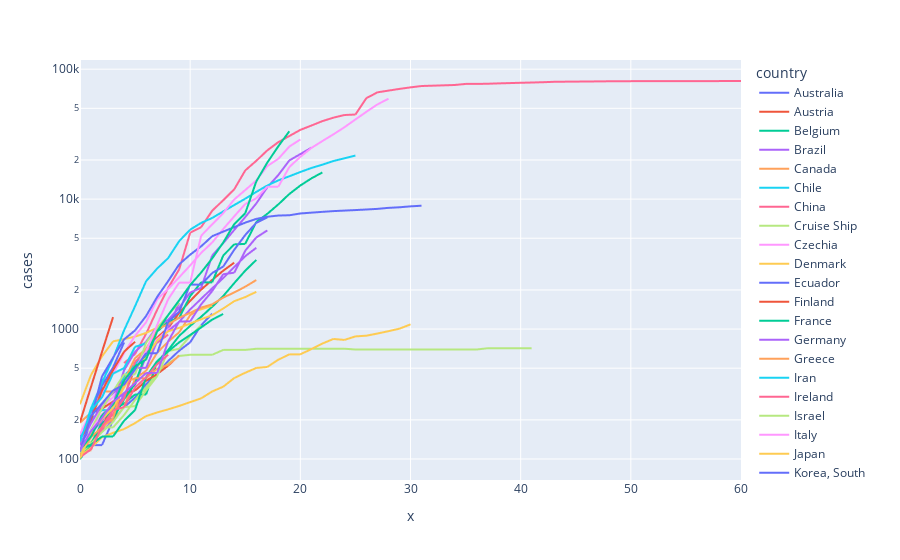

The notebook cell this image was saved under:
### Code cell
figlog = px.line(dfmelt, x=dfmelt.index, y="cases", color='country',log_y=True)
figlog.show()
figlog.write_html("infections_logscal.html")

### Figure 1 — Plotly figure (JSON) as saved in the notebook; plotly's stock layout.template omitted (floating-point values rounded to 4 significant figures)
{"data": [{"hoverlabel": {"namelength": 0}, "hovertemplate": "country=Australia<br>x=%{x}<br>cases=%{y}", "legendgroup": "Australia", "line": {"color": "#636efa", "dash": "solid"}, "mode": "lines", "name": "Australia", "showlegend": true, "type": "scattergl", "x": [0, 1, 2, 3, 4, 5, 6, 7, 8, 9, 10, 11, 12, 13, 14, 15, 16, 17, 18, 19, 20, 21, 22, 23, 24, 25, 26, 27, 28, 29, 30, 31, 32, 33, 34, 35, 36, 37, 38, 39, 40, 41, 42, 43, 44, 45, 46, 47, 48, 49, 50, 51, 52, 53, 54, 55, 56, 57, 58, 59, 60], "xaxis": "x", "y": [107, 128, 128, 200, 250, 297, 377, 452, 568, 681, 791, 1071, 1314, null, null, null, null, null, null, null, null, null, null, null, null, null, null, null, null, null, null, null, null, null, null, null, null, null, null, null, null, null, null, null, null, null, null, null, null, null, null, null, null, null, null, null, null, null, null, null, null], "yaxis": "y"}, {"hoverlabel": {"namelength": 0}, "hovertemplate": "country=Austria<br>x=%{x}<br>cases=%{y}", "legendgroup": "Austria", "line": {"color": "#EF553B", "dash": "solid"}, "mode": "lines", "name": "Austria", "showlegend": true, "type": "scattergl", "x": [0, 1, 2, 3, 4, 5, 6, 7, 8, 9, 10, 11, 12, 13, 14, 15, 16, 17, 18, 19, 20, 21, 22, 23, 24, 25, 26, 27, 28, 29, 30, 31, 32, 33, 34, 35, 36, 37, 38, 39, 40, 41, 42, 43, 44, 45, 46, 47, 48, 49, 50, 51, 52, 53, 54, 55, 56, 57, 58, 59, 60], "xaxis": "x", "y": [104, 131, 182, 246, 302, 504, 655, 860, 1018, 1332, 1646, 2013, 2388, 2814, 3244, null, null, null, null, null, null, null, null, null, null, null, null, null, null, null, null, null, null, null, null, null, null, null, null, null, null, null, null, null, null, null, null, null, null, null, null, null, null, null, null, null, null, null, null, null, null], "yaxis": "y"}, {"hoverlabel": {"namelength": 0}, "hovertemplate": "country=Belgium<br>x=%{x}<br>cases=%{y}", "legendgroup": "Belgium", "line": {"color": "#00cc96", "dash": "solid"}, "mode": "lines", "name": "Belgium", "showlegend": true, "type": "scattergl", "x": [0, 1, 2, 3, 4, 5, 6, 7, 8, 9, 10, 11, 12, 13, 14, 15, 16, 17, 18, 19, 20, 21, 22, 23, 24, 25, 26, 27, 28, 29, 30, 31, 32, 33, 34, 35, 36, 37, 38, 39, 40, 41, 42, 43, 44, 45, 46, 47, 48, 49, 50, 51, 52, 53, 54, 55, 56, 57, 58, 59, 60], "xaxis": "x", "y": [109, 169, 200, 239, 267, 314, 314, 559, 689, 886, 1058, 1243, 1486, 1795, 2257, 2815, 3401, null, null, null, null, null, null, null, null, null, null, null, null, null, null, null, null, null, null, null, null, null, null, null, null, null, null, null, null, null, null, null, null, null, null, null, null, null, null, null, null, null, null, null, null], "yaxis": "y"}, {"hoverlabel": {"namelength": 0}, "hovertemplate": "country=Brazil<br>x=%{x}<br>cases=%{y}", "legendgroup": "Brazil", "line": {"color": "#ab63fa", "dash": "solid"}, "mode": "lines", "name": "Brazil", "showlegend": true, "type": "scattergl", "x": [0, 1, 2, 3, 4, 5, 6, 7, 8, 9, 10, 11, 12, 13, 14, 15, 16, 17, 18, 19, 20, 21, 22, 23, 24, 25, 26, 27, 28, 29, 30, 31, 32, 33, 34, 35, 36, 37, 38, 39, 40, 41, 42, 43, 44, 45, 46, 47, 48, 49, 50, 51, 52, 53, 54, 55, 56, 57, 58, 59, 60], "xaxis": "x", "y": [151, 151, 162, 200, 321, 372, 621, 793, 1021, 1593, null, null, null, null, null, null, null, null, null, null, null, null, null, null, null, null, null, null, null, null, null, null, null, null, null, null, null, null, null, null, null, null, null, null, null, null, null, null, null, null, null, null, null, null, null, null, null, null, null, null, null], "yaxis": "y"}, {"hoverlabel": {"namelength": 0}, "hovertemplate": "country=Canada<br>x=%{x}<br>cases=%{y}", "legendgroup": "Canada", "line": {"color": "#FFA15A", "dash": "solid"}, "mode": "lines", "name": "Canada", "showlegend": true, "type": "scattergl", "x": [0, 1, 2, 3, 4, 5, 6, 7, 8, 9, 10, 11, 12, 13, 14, 15, 16, 17, 18, 19, 20, 21, 22, 23, 24, 25, 26, 27, 28, 29, 30, 31, 32, 33, 34, 35, 36, 37, 38, 39, 40, 41, 42, 43, 44, 45, 46, 47, 48, 49, 50, 51, 52, 53, 54, 55, 56, 57, 58, 59, 60], "xaxis": "x", "y": [108, 117, 193, 198, 252, 415, 478, 657, 800, 943, 1278, 1465, null, null, null, null, null, null, null, null, null, null, null, null, null, null, null, null, null, null, null, null, null, null, null, null, null, null, null, null, null, null, null, null, null, null, null, null, null, null, null, null, null, null, null, null, null, null, null, null, null], "yaxis": "y"}, {"hoverlabel": {"namelength": 0}, "hovertemplate": "country=Chile<br>x=%{x}<br>cases=%{y}", "legendgroup": "Chile", "line": {"color": "#19d3f3", "dash": "solid"}, "mode": "lines", "name": "Chile", "showlegend": true, "type": "scattergl", "x": [0, 1, 2, 3, 4, 5, 6, 7, 8, 9, 10, 11, 12, 13, 14, 15, 16, 17, 18, 19, 20, 21, 22, 23, 24, 25, 26, 27, 28, 29, 30, 31, 32, 33, 34, 35, 36, 37, 38, 39, 40, 41, 42, 43, 44, 45, 46, 47, 48, 49, 50, 51, 52, 53, 54, 55, 56, 57, 58, 59, 60], "xaxis": "x", "y": [155, 201, 238, 238, 434, 537, 632, null, null, null, null, null, null, null, null, null, null, null, null, null, null, null, null, null, null, null, null, null, null, null, null, null, null, null, null, null, null, null, null, null, null, null, null, null, null, null, null, null, null, null, null, null, null, null, null, null, null, null, null, null, null], "yaxis": "y"}, {"hoverlabel": {"namelength": 0}, "hovertemplate": "country=China<br>x=%{x}<br>cases=%{y}", "legendgroup": "China", "line": {"color": "#FF6692", "dash": "solid"}, "mode": "lines", "name": "China", "showlegend": true, "type": "scattergl", "x": [0, 1, 2, 3, 4, 5, 6, 7, 8, 9, 10, 11, 12, 13, 14, 15, 16, 17, 18, 19, 20, 21, 22, 23, 24, 25, 26, 27, 28, 29, 30, 31, 32, 33, 34, 35, 36, 37, 38, 39, 40, 41, 42, 43, 44, 45, 46, 47, 48, 49, 50, 51, 52, 53, 54, 55, 56, 57, 58, 59, 60], "xaxis": "x", "y": [null, null, null, null, 548, 643, 920, 1406, 2075, 2877, 5509, 6087, 8141, 9802, 11891, 16630, 19716, 23707, 27440, 30587, 34110, 36814, 39829, 42354, 44386, 44759, 59895, 66358, 68413, 70513, 72434, 74211, 74619, 75077, 75550, 77001, 77022, 77241, 77754, 78166, 78600, 78928, 79356, 79932, 80136, 80261, 80386, 80537, 80690, 80770, 80823, 80860, 80887, 80921, 80932, 80945, 80977, 81003, 81033, 81058, 81102], "yaxis": "y"}, {"hoverlabel": {"namelength": 0}, "hovertemplate": "country=Cruise Ship<br>x=%{x}<br>cases=%{y}", "legendgroup": "Cruise Ship", "line": {"color": "#B6E880", "dash": "solid"}, "mode": "lines", "name": "Cruise Ship", "showlegend": true, "type": "scattergl", "x": [0, 1, 2, 3, 4, 5, 6, 7, 8, 9, 10, 11, 12, 13, 14, 15, 16, 17, 18, 19, 20, 21, 22, 23, 24, 25, 26, 27, 28, 29, 30, 31, 32, 33, 34, 35, 36, 37, 38, 39, 40, 41, 42, 43, 44, 45, 46, 47, 48, 49, 50, 51, 52, 53, 54, 55, 56, 57, 58, 59, 60], "xaxis": "x", "y": [135, 135, 175, 175, 218, 285, 355, 454, 542, 621, 634, 634, 634, 691, 691, 691, 705, 705, 705, 705, 705, 705, 706, 706, 706, 696, 696, 696, 696, 696, 696, 696, 696, 696, 696, 696, 696, 712, 712, 712, 712, 712, null, null, null, null, null, null, null, null, null, null, null, null, null, null, null, null, null, null, null], "yaxis": "y"}, {"hoverlabel": {"namelength": 0}, "hovertemplate": "country=Czechia<br>x=%{x}<br>cases=%{y}", "legendgroup": "Czechia", "line": {"color": "#FF97FF", "dash": "solid"}, "mode": "lines", "name": "Czechia", "showlegend": true, "type": "scattergl", "x": [0, 1, 2, 3, 4, 5, 6, 7, 8, 9, 10, 11, 12, 13, 14, 15, 16, 17, 18, 19, 20, 21, 22, 23, 24, 25, 26, 27, 28, 29, 30, 31, 32, 33, 34, 35, 36, 37, 38, 39, 40, 41, 42, 43, 44, 45, 46, 47, 48, 49, 50, 51, 52, 53, 54, 55, 56, 57, 58, 59, 60], "xaxis": "x", "y": [141, 189, 253, 298, 396, 464, 694, 833, 995, 1120, null, null, null, null, null, null, null, null, null, null, null, null, null, null, null, null, null, null, null, null, null, null, null, null, null, null, null, null, null, null, null, null, null, null, null, null, null, null, null, null, null, null, null, null, null, null, null, null, null, null, null], "yaxis": "y"}, {"hoverlabel": {"namelength": 0}, "hovertemplate": "country=Denmark<br>x=%{x}<br>cases=%{y}", "legendgroup": "Denmark", "line": {"color": "#FECB52", "dash": "solid"}, "mode": "lines", "name": "Denmark", "showlegend": true, "type": "scattergl", "x": [0, 1, 2, 3, 4, 5, 6, 7, 8, 9, 10, 11, 12, 13, 14, 15, 16, 17, 18, 19, 20, 21, 22, 23, 24, 25, 26, 27, 28, 29, 30, 31, 32, 33, 34, 35, 36, 37, 38, 39, 40, 41, 42, 43, 44, 45, 46, 47, 48, 49, 50, 51, 52, 53, 54, 55, 56, 57, 58, 59, 60], "xaxis": "x", "y": [264, 444, 617, 804, 836, 875, 933, 1025, 1116, 1225, 1337, 1420, 1514, null, null, null, null, null, null, null, null, null, null, null, null, null, null, null, null, null, null, null, null, null, null, null, null, null, null, null, null, null, null, null, null, null, null, null, null, null, null, null, null, null, null, null, null, null, null, null, null], "yaxis": "y"}, {"hoverlabel": {"namelength": 0}, "hovertemplate": "country=Ecuador<br>x=%{x}<br>cases=%{y}", "legendgroup": "Ecuador", "line": {"color": "#636efa", "dash": "solid"}, "mode": "lines", "name": "Ecuador", "showlegend": true, "type": "scattergl", "x": [0, 1, 2, 3, 4, 5, 6, 7, 8, 9, 10, 11, 12, 13, 14, 15, 16, 17, 18, 19, 20, 21, 22, 23, 24, 25, 26, 27, 28, 29, 30, 31, 32, 33, 34, 35, 36, 37, 38, 39, 40, 41, 42, 43, 44, 45, 46, 47, 48, 49, 50, 51, 52, 53, 54, 55, 56, 57, 58, 59, 60], "xaxis": "x", "y": [111, 199, 367, 506, 789, null, null, null, null, null, null, null, null, null, null, null, null, null, null, null, null, null, null, null, null, null, null, null, null, null, null, null, null, null, null, null, null, null, null, null, null, null, null, null, null, null, null, null, null, null, null, null, null, null, null, null, null, null, null, null, null], "yaxis": "y"}, {"hoverlabel": {"namelength": 0}, "hovertemplate": "country=Finland<br>x=%{x}<br>cases=%{y}", "legendgroup": "Finland", "line": {"color": "#EF553B", "dash": "solid"}, "mode": "lines", "name": "Finland", "showlegend": true, "type": "scattergl", "x": [0, 1, 2, 3, 4, 5, 6, 7, 8, 9, 10, 11, 12, 13, 14, 15, 16, 17, 18, 19, 20, 21, 22, 23, 24, 25, 26, 27, 28, 29, 30, 31, 32, 33, 34, 35, 36, 37, 38, 39, 40, 41, 42, 43, 44, 45, 46, 47, 48, 49, 50, 51, 52, 53, 54, 55, 56, 57, 58, 59, 60], "xaxis": "x", "y": [155, 225, 244, 277, 321, 336, 400, 450, 523, 626, null, null, null, null, null, null, null, null, null, null, null, null, null, null, null, null, null, null, null, null, null, null, null, null, null, null, null, null, null, null, null, null, null, null, null, null, null, null, null, null, null, null, null, null, null, null, null, null, null, null, null], "yaxis": "y"}, {"hoverlabel": {"namelength": 0}, "hovertemplate": "country=France<br>x=%{x}<br>cases=%{y}", "legendgroup": "France", "line": {"color": "#00cc96", "dash": "solid"}, "mode": "lines", "name": "France", "showlegend": true, "type": "scattergl", "x": [0, 1, 2, 3, 4, 5, 6, 7, 8, 9, 10, 11, 12, 13, 14, 15, 16, 17, 18, 19, 20, 21, 22, 23, 24, 25, 26, 27, 28, 29, 30, 31, 32, 33, 34, 35, 36, 37, 38, 39, 40, 41, 42, 43, 44, 45, 46, 47, 48, 49, 50, 51, 52, 53, 54, 55, 56, 57, 58, 59, 60], "xaxis": "x", "y": [100, 130, 191, 204, 288, 380, 656, 957, 1134, 1217, 1792, 2290, 2290, 3678, 4487, 4523, 6668, 7699, 9105, 10947, 12726, 14431, 16044, null, null, null, null, null, null, null, null, null, null, null, null, null, null, null, null, null, null, null, null, null, null, null, null, null, null, null, null, null, null, null, null, null, null, null, null, null, null], "yaxis": "y"}, {"hoverlabel": {"namelength": 0}, "hovertemplate": "country=Germany<br>x=%{x}<br>cases=%{y}", "legendgroup": "Germany", "line": {"color": "#ab63fa", "dash": "solid"}, "mode": "lines", "name": "Germany", "showlegend": true, "type": "scattergl", "x": [0, 1, 2, 3, 4, 5, 6, 7, 8, 9, 10, 11, 12, 13, 14, 15, 16, 17, 18, 19, 20, 21, 22, 23, 24, 25, 26, 27, 28, 29, 30, 31, 32, 33, 34, 35, 36, 37, 38, 39, 40, 41, 42, 43, 44, 45, 46, 47, 48, 49, 50, 51, 52, 53, 54, 55, 56, 57, 58, 59, 60], "xaxis": "x", "y": [130, 159, 196, 262, 482, 670, 799, 1040, 1176, 1457, 1908, 2078, 3675, 4585, 5795, 7272, 9257, 12327, 15320, 19848, 22213, 24873, null, null, null, null, null, null, null, null, null, null, null, null, null, null, null, null, null, null, null, null, null, null, null, null, null, null, null, null, null, null, null, null, null, null, null, null, null, null, null], "yaxis": "y"}, {"hoverlabel": {"namelength": 0}, "hovertemplate": "country=Greece<br>x=%{x}<br>cases=%{y}", "legendgroup": "Greece", "line": {"color": "#FFA15A", "dash": "solid"}, "mode": "lines", "name": "Greece", "showlegend": true, "type": "scattergl", "x": [0, 1, 2, 3, 4, 5, 6, 7, 8, 9, 10, 11, 12, 13, 14, 15, 16, 17, 18, 19, 20, 21, 22, 23, 24, 25, 26, 27, 28, 29, 30, 31, 32, 33, 34, 35, 36, 37, 38, 39, 40, 41, 42, 43, 44, 45, 46, 47, 48, 49, 50, 51, 52, 53, 54, 55, 56, 57, 58, 59, 60], "xaxis": "x", "y": [190, 228, 331, 331, 387, 418, 418, 495, 530, 624, null, null, null, null, null, null, null, null, null, null, null, null, null, null, null, null, null, null, null, null, null, null, null, null, null, null, null, null, null, null, null, null, null, null, null, null, null, null, null, null, null, null, null, null, null, null, null, null, null, null, null], "yaxis": "y"}, {"hoverlabel": {"namelength": 0}, "hovertemplate": "country=Iran<br>x=%{x}<br>cases=%{y}", "legendgroup": "Iran", "line": {"color": "#19d3f3", "dash": "solid"}, "mode": "lines", "name": "Iran", "showlegend": true, "type": "scattergl", "x": [0, 1, 2, 3, 4, 5, 6, 7, 8, 9, 10, 11, 12, 13, 14, 15, 16, 17, 18, 19, 20, 21, 22, 23, 24, 25, 26, 27, 28, 29, 30, 31, 32, 33, 34, 35, 36, 37, 38, 39, 40, 41, 42, 43, 44, 45, 46, 47, 48, 49, 50, 51, 52, 53, 54, 55, 56, 57, 58, 59, 60], "xaxis": "x", "y": [139, 245, 388, 593, 978, 1501, 2336, 2922, 3513, 4747, 5823, 6566, 7161, 8042, 9000, 10075, 11364, 12729, 13938, 14991, 16169, 17361, 18407, 19644, 20610, 21638, null, null, null, null, null, null, null, null, null, null, null, null, null, null, null, null, null, null, null, null, null, null, null, null, null, null, null, null, null, null, null, null, null, null, null], "yaxis": "y"}, {"hoverlabel": {"namelength": 0}, "hovertemplate": "country=Ireland<br>x=%{x}<br>cases=%{y}", "legendgroup": "Ireland", "line": {"color": "#FF6692", "dash": "solid"}, "mode": "lines", "name": "Ireland", "showlegend": true, "type": "scattergl", "x": [0, 1, 2, 3, 4, 5, 6, 7, 8, 9, 10, 11, 12, 13, 14, 15, 16, 17, 18, 19, 20, 21, 22, 23, 24, 25, 26, 27, 28, 29, 30, 31, 32, 33, 34, 35, 36, 37, 38, 39, 40, 41, 42, 43, 44, 45, 46, 47, 48, 49, 50, 51, 52, 53, 54, 55, 56, 57, 58, 59, 60], "xaxis": "x", "y": [129, 129, 169, 223, 292, 557, 683, 785, 906, null, null, null, null, null, null, null, null, null, null, null, null, null, null, null, null, null, null, null, null, null, null, null, null, null, null, null, null, null, null, null, null, null, null, null, null, null, null, null, null, null, null, null, null, null, null, null, null, null, null, null, null], "yaxis": "y"}, {"hoverlabel": {"namelength": 0}, "hovertemplate": "country=Israel<br>x=%{x}<br>cases=%{y}", "legendgroup": "Israel", "line": {"color": "#B6E880", "dash": "solid"}, "mode": "lines", "name": "Israel", "showlegend": true, "type": "scattergl", "x": [0, 1, 2, 3, 4, 5, 6, 7, 8, 9, 10, 11, 12, 13, 14, 15, 16, 17, 18, 19, 20, 21, 22, 23, 24, 25, 26, 27, 28, 29, 30, 31, 32, 33, 34, 35, 36, 37, 38, 39, 40, 41, 42, 43, 44, 45, 46, 47, 48, 49, 50, 51, 52, 53, 54, 55, 56, 57, 58, 59, 60], "xaxis": "x", "y": [109, 131, 161, 193, 251, 255, 337, 433, 677, 705, 883, 1071, null, null, null, null, null, null, null, null, null, null, null, null, null, null, null, null, null, null, null, null, null, null, null, null, null, null, null, null, null, null, null, null, null, null, null, null, null, null, null, null, null, null, null, null, null, null, null, null, null], "yaxis": "y"}, {"hoverlabel": {"namelength": 0}, "hovertemplate": "country=Italy<br>x=%{x}<br>cases=%{y}", "legendgroup": "Italy", "line": {"color": "#FF97FF", "dash": "solid"}, "mode": "lines", "name": "Italy", "showlegend": true, "type": "scattergl", "x": [0, 1, 2, 3, 4, 5, 6, 7, 8, 9, 10, 11, 12, 13, 14, 15, 16, 17, 18, 19, 20, 21, 22, 23, 24, 25, 26, 27, 28, 29, 30, 31, 32, 33, 34, 35, 36, 37, 38, 39, 40, 41, 42, 43, 44, 45, 46, 47, 48, 49, 50, 51, 52, 53, 54, 55, 56, 57, 58, 59, 60], "xaxis": "x", "y": [155, 229, 322, 453, 655, 888, 1128, 1694, 2036, 2502, 3089, 3858, 4636, 5883, 7375, 9172, 10149, 12462, 12462, 17660, 21157, 24747, 27980, 31506, 35713, 41035, 47021, 53578, 59138, null, null, null, null, null, null, null, null, null, null, null, null, null, null, null, null, null, null, null, null, null, null, null, null, null, null, null, null, null, null, null, null], "yaxis": "y"}, {"hoverlabel": {"namelength": 0}, "hovertemplate": "country=Japan<br>x=%{x}<br>cases=%{y}", "legendgroup": "Japan", "line": {"color": "#FECB52", "dash": "solid"}, "mode": "lines", "name": "Japan", "showlegend": true, "type": "scattergl", "x": [0, 1, 2, 3, 4, 5, 6, 7, 8, 9, 10, 11, 12, 13, 14, 15, 16, 17, 18, 19, 20, 21, 22, 23, 24, 25, 26, 27, 28, 29, 30, 31, 32, 33, 34, 35, 36, 37, 38, 39, 40, 41, 42, 43, 44, 45, 46, 47, 48, 49, 50, 51, 52, 53, 54, 55, 56, 57, 58, 59, 60], "xaxis": "x", "y": [105, 122, 147, 159, 170, 189, 214, 228, 241, 256, 274, 293, 331, 360, 420, 461, 502, 511, 581, 639, 639, 701, 773, 839, 825, 878, 889, 924, 963, 1007, 1086, null, null, null, null, null, null, null, null, null, null, null, null, null, null, null, null, null, null, null, null, null, null, null, null, null, null, null, null, null, null], "yaxis": "y"}, {"hoverlabel": {"namelength": 0}, "hovertemplate": "country=Korea, South<br>x=%{x}<br>cases=%{y}", "legendgroup": "Korea, South", "line": {"color": "#636efa", "dash": "solid"}, "mode": "lines", "name": "Korea, South", "showlegend": true, "type": "scattergl", "x": [0, 1, 2, 3, 4, 5, 6, 7, 8, 9, 10, 11, 12, 13, 14, 15, 16, 17, 18, 19, 20, 21, 22, 23, 24, 25, 26, 27, 28, 29, 30, 31, 32, 33, 34, 35, 36, 37, 38, 39, 40, 41, 42, 43, 44, 45, 46, 47, 48, 49, 50, 51, 52, 53, 54, 55, 56, 57, 58, 59, 60], "xaxis": "x", "y": [104, 204, 433, 602, 833, 977, 1261, 1766, 2337, 3150, 3736, 4335, 5186, 5621, 6088, 6593, 7041, 7314, 7478, 7513, 7755, 7869, 7979, 8086, 8162, 8236, 8320, 8413, 8565, 8652, 8799, 8897, null, null, null, null, null, null, null, null, null, null, null, null, null, null, null, null, null, null, null, null, null, null, null, null, null, null, null, null, null], "yaxis": "y"}, {"hoverlabel": {"namelength": 0}, "hovertemplate": "country=Luxembourg<br>x=%{x}<br>cases=%{y}", "legendgroup": "Luxembourg", "line": {"color": "#EF553B", "dash": "solid"}, "mode": "lines", "name": "Luxembourg", "showlegend": true, "type": "scattergl", "x": [0, 1, 2, 3, 4, 5, 6, 7, 8, 9, 10, 11, 12, 13, 14, 15, 16, 17, 18, 19, 20, 21, 22, 23, 24, 25, 26, 27, 28, 29, 30, 31, 32, 33, 34, 35, 36, 37, 38, 39, 40, 41, 42, 43, 44, 45, 46, 47, 48, 49, 50, 51, 52, 53, 54, 55, 56, 57, 58, 59, 60], "xaxis": "x", "y": [140, 203, 335, 484, 670, 798, null, null, null, null, null, null, null, null, null, null, null, null, null, null, null, null, null, null, null, null, null, null, null, null, null, null, null, null, null, null, null, null, null, null, null, null, null, null, null, null, null, null, null, null, null, null, null, null, null, null, null, null, null, null, null], "yaxis": "y"}, {"hoverlabel": {"namelength": 0}, "hovertemplate": "country=Malaysia<br>x=%{x}<br>cases=%{y}", "legendgroup": "Malaysia", "line": {"color": "#00cc96", "dash": "solid"}, "mode": "lines", "name": "Malaysia", "showlegend": true, "type": "scattergl", "x": [0, 1, 2, 3, 4, 5, 6, 7, 8, 9, 10, 11, 12, 13, 14, 15, 16, 17, 18, 19, 20, 21, 22, 23, 24, 25, 26, 27, 28, 29, 30, 31, 32, 33, 34, 35, 36, 37, 38, 39, 40, 41, 42, 43, 44, 45, 46, 47, 48, 49, 50, 51, 52, 53, 54, 55, 56, 57, 58, 59, 60], "xaxis": "x", "y": [117, 129, 149, 149, 197, 238, 428, 566, 673, 790, 900, 1030, 1183, 1306, null, null, null, null, null, null, null, null, null, null, null, null, null, null, null, null, null, null, null, null, null, null, null, null, null, null, null, null, null, null, null, null, null, null, null, null, null, null, null, null, null, null, null, null, null, null, null], "yaxis": "y"}, {"hoverlabel": {"namelength": 0}, "hovertemplate": "country=Netherlands<br>x=%{x}<br>cases=%{y}", "legendgroup": "Netherlands", "line": {"color": "#ab63fa", "dash": "solid"}, "mode": "lines", "name": "Netherlands", "showlegend": true, "type": "scattergl", "x": [0, 1, 2, 3, 4, 5, 6, 7, 8, 9, 10, 11, 12, 13, 14, 15, 16, 17, 18, 19, 20, 21, 22, 23, 24, 25, 26, 27, 28, 29, 30, 31, 32, 33, 34, 35, 36, 37, 38, 39, 40, 41, 42, 43, 44, 45, 46, 47, 48, 49, 50, 51, 52, 53, 54, 55, 56, 57, 58, 59, 60], "xaxis": "x", "y": [128, 188, 265, 321, 382, 503, 503, 806, 962, 1138, 1416, 1711, 2058, 2467, 3003, 3640, 4216, null, null, null, null, null, null, null, null, null, null, null, null, null, null, null, null, null, null, null, null, null, null, null, null, null, null, null, null, null, null, null, null, null, null, null, null, null, null, null, null, null, null, null, null], "yaxis": "y"}, {"hoverlabel": {"namelength": 0}, "hovertemplate": "country=Norway<br>x=%{x}<br>cases=%{y}", "legendgroup": "Norway", "line": {"color": "#FFA15A", "dash": "solid"}, "mode": "lines", "name": "Norway", "showlegend": true, "type": "scattergl", "x": [0, 1, 2, 3, 4, 5, 6, 7, 8, 9, 10, 11, 12, 13, 14, 15, 16, 17, 18, 19, 20, 21, 22, 23, 24, 25, 26, 27, 28, 29, 30, 31, 32, 33, 34, 35, 36, 37, 38, 39, 40, 41, 42, 43, 44, 45, 46, 47, 48, 49, 50, 51, 52, 53, 54, 55, 56, 57, 58, 59, 60], "xaxis": "x", "y": [108, 147, 176, 205, 400, 598, 702, 996, 1090, 1221, 1333, 1463, 1550, 1746, 1914, 2118, 2383, null, null, null, null, null, null, null, null, null, null, null, null, null, null, null, null, null, null, null, null, null, null, null, null, null, null, null, null, null, null, null, null, null, null, null, null, null, null, null, null, null, null, null, null], "yaxis": "y"}, {"hoverlabel": {"namelength": 0}, "hovertemplate": "country=Pakistan<br>x=%{x}<br>cases=%{y}", "legendgroup": "Pakistan", "line": {"color": "#19d3f3", "dash": "solid"}, "mode": "lines", "name": "Pakistan", "showlegend": true, "type": "scattergl", "x": [0, 1, 2, 3, 4, 5, 6, 7, 8, 9, 10, 11, 12, 13, 14, 15, 16, 17, 18, 19, 20, 21, 22, 23, 24, 25, 26, 27, 28, 29, 30, 31, 32, 33, 34, 35, 36, 37, 38, 39, 40, 41, 42, 43, 44, 45, 46, 47, 48, 49, 50, 51, 52, 53, 54, 55, 56, 57, 58, 59, 60], "xaxis": "x", "y": [136, 236, 299, 454, 501, 730, 776, null, null, null, null, null, null, null, null, null, null, null, null, null, null, null, null, null, null, null, null, null, null, null, null, null, null, null, null, null, null, null, null, null, null, null, null, null, null, null, null, null, null, null, null, null, null, null, null, null, null, null, null, null, null], "yaxis": "y"}, {"hoverlabel": {"namelength": 0}, "hovertemplate": "country=Poland<br>x=%{x}<br>cases=%{y}", "legendgroup": "Poland", "line": {"color": "#FF6692", "dash": "solid"}, "mode": "lines", "name": "Poland", "showlegend": true, "type": "scattergl", "x": [0, 1, 2, 3, 4, 5, 6, 7, 8, 9, 10, 11, 12, 13, 14, 15, 16, 17, 18, 19, 20, 21, 22, 23, 24, 25, 26, 27, 28, 29, 30, 31, 32, 33, 34, 35, 36, 37, 38, 39, 40, 41, 42, 43, 44, 45, 46, 47, 48, 49, 50, 51, 52, 53, 54, 55, 56, 57, 58, 59, 60], "xaxis": "x", "y": [103, 119, 177, 238, 251, 355, 425, 536, 634, null, null, null, null, null, null, null, null, null, null, null, null, null, null, null, null, null, null, null, null, null, null, null, null, null, null, null, null, null, null, null, null, null, null, null, null, null, null, null, null, null, null, null, null, null, null, null, null, null, null, null, null], "yaxis": "y"}, {"hoverlabel": {"namelength": 0}, "hovertemplate": "country=Portugal<br>x=%{x}<br>cases=%{y}", "legendgroup": "Portugal", "line": {"color": "#B6E880", "dash": "solid"}, "mode": "lines", "name": "Portugal", "showlegend": true, "type": "scattergl", "x": [0, 1, 2, 3, 4, 5, 6, 7, 8, 9, 10, 11, 12, 13, 14, 15, 16, 17, 18, 19, 20, 21, 22, 23, 24, 25, 26, 27, 28, 29, 30, 31, 32, 33, 34, 35, 36, 37, 38, 39, 40, 41, 42, 43, 44, 45, 46, 47, 48, 49, 50, 51, 52, 53, 54, 55, 56, 57, 58, 59, 60], "xaxis": "x", "y": [112, 169, 245, 331, 448, 448, 785, 1020, 1280, 1600, null, null, null, null, null, null, null, null, null, null, null, null, null, null, null, null, null, null, null, null, null, null, null, null, null, null, null, null, null, null, null, null, null, null, null, null, null, null, null, null, null, null, null, null, null, null, null, null, null, null, null], "yaxis": "y"}, {"hoverlabel": {"namelength": 0}, "hovertemplate": "country=Spain<br>x=%{x}<br>cases=%{y}", "legendgroup": "Spain", "line": {"color": "#FF97FF", "dash": "solid"}, "mode": "lines", "name": "Spain", "showlegend": true, "type": "scattergl", "x": [0, 1, 2, 3, 4, 5, 6, 7, 8, 9, 10, 11, 12, 13, 14, 15, 16, 17, 18, 19, 20, 21, 22, 23, 24, 25, 26, 27, 28, 29, 30, 31, 32, 33, 34, 35, 36, 37, 38, 39, 40, 41, 42, 43, 44, 45, 46, 47, 48, 49, 50, 51, 52, 53, 54, 55, 56, 57, 58, 59, 60], "xaxis": "x", "y": [120, 165, 222, 259, 400, 500, 673, 1073, 1695, 2277, 2277, 5232, 6391, 7798, 9942, 11748, 13910, 17963, 20410, 25374, 28768, null, null, null, null, null, null, null, null, null, null, null, null, null, null, null, null, null, null, null, null, null, null, null, null, null, null, null, null, null, null, null, null, null, null, null, null, null, null, null, null], "yaxis": "y"}, {"hoverlabel": {"namelength": 0}, "hovertemplate": "country=Sweden<br>x=%{x}<br>cases=%{y}", "legendgroup": "Sweden", "line": {"color": "#FECB52", "dash": "solid"}, "mode": "lines", "name": "Sweden", "showlegend": true, "type": "scattergl", "x": [0, 1, 2, 3, 4, 5, 6, 7, 8, 9, 10, 11, 12, 13, 14, 15, 16, 17, 18, 19, 20, 21, 22, 23, 24, 25, 26, 27, 28, 29, 30, 31, 32, 33, 34, 35, 36, 37, 38, 39, 40, 41, 42, 43, 44, 45, 46, 47, 48, 49, 50, 51, 52, 53, 54, 55, 56, 57, 58, 59, 60], "xaxis": "x", "y": [101, 161, 203, 248, 355, 500, 599, 814, 961, 1022, 1103, 1190, 1279, 1439, 1639, 1763, 1934, null, null, null, null, null, null, null, null, null, null, null, null, null, null, null, null, null, null, null, null, null, null, null, null, null, null, null, null, null, null, null, null, null, null, null, null, null, null, null, null, null, null, null, null], "yaxis": "y"}, {"hoverlabel": {"namelength": 0}, "hovertemplate": "country=Switzerland<br>x=%{x}<br>cases=%{y}", "legendgroup": "Switzerland", "line": {"color": "#636efa", "dash": "solid"}, "mode": "lines", "name": "Switzerland", "showlegend": true, "type": "scattergl", "x": [0, 1, 2, 3, 4, 5, 6, 7, 8, 9, 10, 11, 12, 13, 14, 15, 16, 17, 18, 19, 20, 21, 22, 23, 24, 25, 26, 27, 28, 29, 30, 31, 32, 33, 34, 35, 36, 37, 38, 39, 40, 41, 42, 43, 44, 45, 46, 47, 48, 49, 50, 51, 52, 53, 54, 55, 56, 57, 58, 59, 60], "xaxis": "x", "y": [114, 214, 268, 337, 374, 491, 652, 652, 1139, 1359, 2200, 2200, 2700, 3028, 4075, 5294, 6575, 7245, null, null, null, null, null, null, null, null, null, null, null, null, null, null, null, null, null, null, null, null, null, null, null, null, null, null, null, null, null, null, null, null, null, null, null, null, null, null, null, null, null, null, null], "yaxis": "y"}, {"hoverlabel": {"namelength": 0}, "hovertemplate": "country=Turkey<br>x=%{x}<br>cases=%{y}", "legendgroup": "Turkey", "line": {"color": "#EF553B", "dash": "solid"}, "mode": "lines", "name": "Turkey", "showlegend": true, "type": "scattergl", "x": [0, 1, 2, 3, 4, 5, 6, 7, 8, 9, 10, 11, 12, 13, 14, 15, 16, 17, 18, 19, 20, 21, 22, 23, 24, 25, 26, 27, 28, 29, 30, 31, 32, 33, 34, 35, 36, 37, 38, 39, 40, 41, 42, 43, 44, 45, 46, 47, 48, 49, 50, 51, 52, 53, 54, 55, 56, 57, 58, 59, 60], "xaxis": "x", "y": [192, 359, 670, 1236, null, null, null, null, null, null, null, null, null, null, null, null, null, null, null, null, null, null, null, null, null, null, null, null, null, null, null, null, null, null, null, null, null, null, null, null, null, null, null, null, null, null, null, null, null, null, null, null, null, null, null, null, null, null, null, null, null], "yaxis": "y"}, {"hoverlabel": {"namelength": 0}, "hovertemplate": "country=US<br>x=%{x}<br>cases=%{y}", "legendgroup": "US", "line": {"color": "#00cc96", "dash": "solid"}, "mode": "lines", "name": "US", "showlegend": true, "type": "scattergl", "x": [0, 1, 2, 3, 4, 5, 6, 7, 8, 9, 10, 11, 12, 13, 14, 15, 16, 17, 18, 19, 20, 21, 22, 23, 24, 25, 26, 27, 28, 29, 30, 31, 32, 33, 34, 35, 36, 37, 38, 39, 40, 41, 42, 43, 44, 45, 46, 47, 48, 49, 50, 51, 52, 53, 54, 55, 56, 57, 58, 59, 60], "xaxis": "x", "y": [118, 149, 217, 262, 402, 518, 583, 959, 1281, 1663, 2179, 2727, 3499, 4632, 6421, 7783, 13677, 19100, 25489, 33276, null, null, null, null, null, null, null, null, null, null, null, null, null, null, null, null, null, null, null, null, null, null, null, null, null, null, null, null, null, null, null, null, null, null, null, null, null, null, null, null, null], "yaxis": "y"}, {"hoverlabel": {"namelength": 0}, "hovertemplate": "country=United Kingdom<br>x=%{x}<br>cases=%{y}", "legendgroup": "United Kingdom", "line": {"color": "#ab63fa", "dash": "solid"}, "mode": "lines", "name": "United Kingdom", "showlegend": true, "type": "scattergl", "x": [0, 1, 2, 3, 4, 5, 6, 7, 8, 9, 10, 11, 12, 13, 14, 15, 16, 17, 18, 19, 20, 21, 22, 23, 24, 25, 26, 27, 28, 29, 30, 31, 32, 33, 34, 35, 36, 37, 38, 39, 40, 41, 42, 43, 44, 45, 46, 47, 48, 49, 50, 51, 52, 53, 54, 55, 56, 57, 58, 59, 60], "xaxis": "x", "y": [116, 164, 207, 274, 322, 384, 459, 459, 802, 1144, 1145, 1551, 1960, 2642, 2716, 4014, 5067, 5741, null, null, null, null, null, null, null, null, null, null, null, null, null, null, null, null, null, null, null, null, null, null, null, null, null, null, null, null, null, null, null, null, null, null, null, null, null, null, null, null, null, null, null], "yaxis": "y"}], "layout": {"legend": {"title": {"text": "country"}, "tracegroupgap": 0}, "margin": {"t": 60}, "xaxis": {"anchor": "y", "domain": [0, 1], "title": {"text": "x"}}, "yaxis": {"anchor": "x", "domain": [0, 1], "title": {"text": "cases"}, "type": "log"}}}
